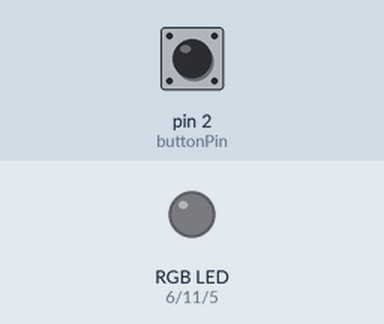
A sketch run on a simulated Arduino Uno, built with avr-gcc and run on an emulated ATmega328P. Shown: an RGB LED mixed from three pins (HIGH = lit). The test bench sets the inputs (shaded band); at power-on: pin 2 (buttonPin) LOW. Dim RGB values are drawn brighter than linear.

Above: at 1.2 s.
1.3 s: pin 2 (buttonPin) pulled HIGH for 1 s
At 1.48 s:
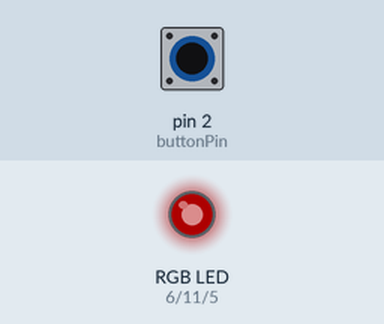
At 2.9 s:
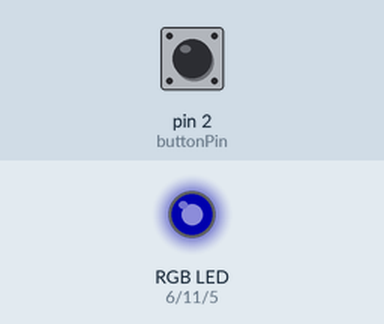
3.8 s: pin 2 (buttonPin) pulled HIGH for 0.15 s
At 4.33 s:
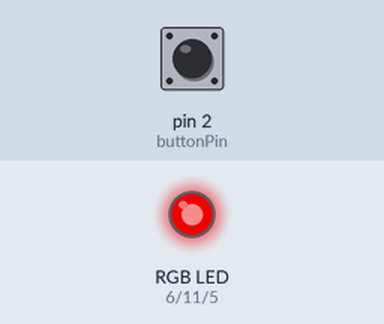
Timing chart, 0 to 12.8 s (numbered marks = the images above; inputs shaded):
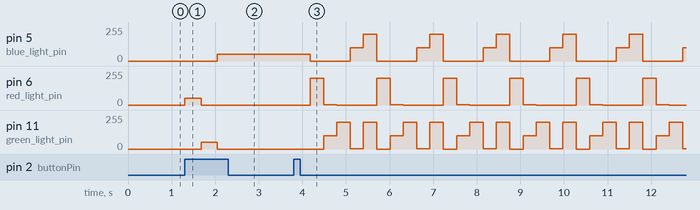

The sketch:

ButtonRGB.ino
```cpp
/*
Simple program using a button to change the state of
 an RGB LED.
 ON startup light is OFF.
 Press the button:
 1. Red Light
 2. Green Light
 3. Blue Light
 4. Cycle
 5. *Hold until OFF*

Authors: Billy & Carolina
Date: November 14, 2020

*/

const int buttonPin = 2; // Input pin for da button
const int red_light_pin = 6; // Red
const int green_light_pin = 11; // Green
const int blue_light_pin = 5; // Blue

int buttonState = 0;
int lightState = 0;
int r;
int g;
int b;


// the setup function runs once when you press reset or power the board
void setup() {
  // initialize digital pin LED_BUILTIN as an output.
  //pinMode(LED_BUILTIN, OUTPUT);
  pinMode(buttonPin, INPUT);
  pinMode(green_light_pin, OUTPUT);
  pinMode(red_light_pin, OUTPUT);
  pinMode(blue_light_pin, OUTPUT);
}

// the loop function runs over and over again forever
void loop() {
  //check state of button
  buttonState = digitalRead(buttonPin);

  //is the button pressed? (HIGH)
  if (buttonState == 1) {
      //first button press change to red
      if (lightState == 0) {
        RGB_color(50, 0, 0); // Pure Red
        delay(375);
        lightState = 1;
      }

      //second button press turn to green
      else if (lightState == 1){
        RGB_color(0, 50, 0);
        delay(375);
        lightState = 2;
      }

      ///third button press turn to blue
      else if (lightState == 2) {
        RGB_color(0, 0, 50);
        lightState = 3;
        delay(375);
      }

      //fourth button cycle rgb
      else if (lightState == 3) {
        //Logic is outside the parent conditional
        //  at the end of the loop
        //change light state to 4
        //   delay
        lightState = 4;
        delay(375);
      }

      ///fifth button press turn light off
      else {
        RGB_color(0, 0, 0);
        delay(375);
        lightState = 0;
      }
  } // End Button Pressd conditional


  //Logic for the RGB Cycle
  //   Press and hold until light turns off
  //
  if (lightState == 4) {
     //reset the channel incrementers
     r = 0;
     g = 0;
     b = 0;

     //build up the red
     for (r = 0; r < 200; r++) {
        RGB_color(r,g,b);
     }
     delay(300);
     //decrement the red and start increasing green
     for (r = 200; r > 0; r--) {
        if (r < 100){
          //start increasing green
          g += 1;
        }
        RGB_color(r,g,b);
     }
     delay(300);

     //finsih building up the green
     for (g = 100; g < 200; g++) {
        RGB_color(r,g,b);
     }
     delay(300);

     //decrement the green and start building up the blue
     for (int g = 200; g > 0; g--) {
        if ( g < 100) {
          b += 1;
        }
        RGB_color(r,g,b);
     }
     delay(300);

     //finsih building up the blue
     for (b = 100; b < 200; b++) {
        RGB_color(r,g,b);
     }
     delay(300);

     //decrement the blue
     for (b = 200; b > 0; b--) {
        RGB_color(r,g,b);
     }
  }
}

//Function for changing the various channels
void RGB_color(int red_light_value, int green_light_value, int blue_light_value){
  analogWrite(red_light_pin, red_light_value);
  analogWrite(green_light_pin, green_light_value);
  analogWrite(blue_light_pin, blue_light_value);
}
```

Measured:
- after the input at 1.3 s, pin 5 (blue_light_pin): 0/255 → 50/255 after 0.75 s; pin 6 (red_light_pin): 0/255 → 50/255 at once, → 0/255 0.38 s later; pin 11 (green_light_pin): 0/255 → 50/255 after 0.38 s, → 0/255 0.38 s later
- after the input at 3.8 s, pin 5 (blue_light_pin): 50/255 → 0/255 after 0.38 s, then repeats every 1.5 s: 99/255 0.30 s, 199/255 0.31 s, 0/255 0.92 s; pin 6 (red_light_pin): 0/255 → 199/255 after 0.38 s, then repeats every 1.5 s: 1/255 0.30 s, 0/255 0.92 s, 199/255 0.31 s
